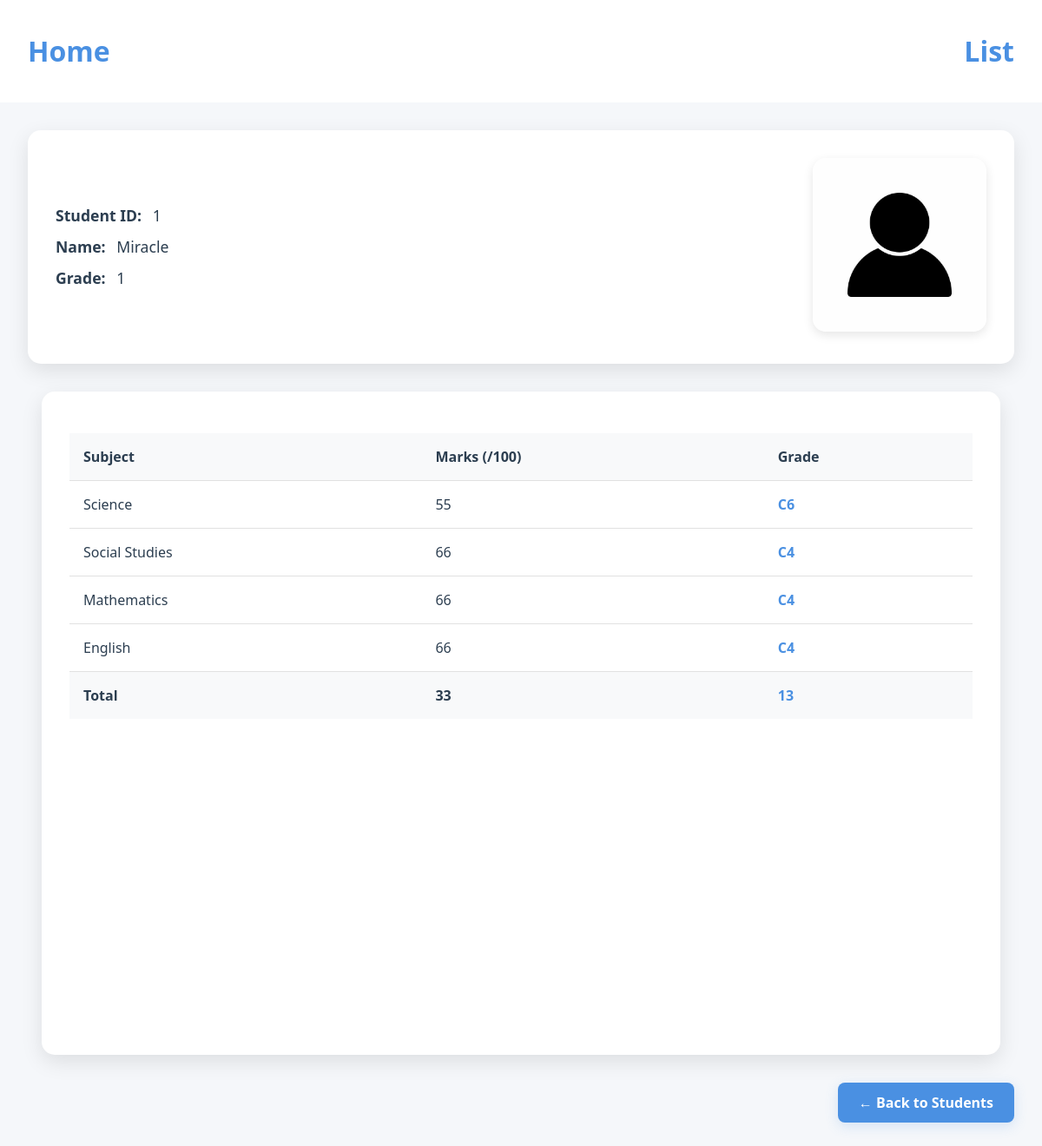
/studentdetail/1 (signed in), run on the app's committed database.
### ple_app/models.py (models this page shows, shortened)
class Student_Model(models.Model):
    Name = models.CharField(max_length=30 , null = False)
    SST = models.IntegerField(null=False)
    ENG = models.IntegerField(null=False)
    SCI = models.IntegerField(null=False)
    MTC = models.IntegerField(null=False)
    AGG = models.IntegerField(null=True)
    TOTAL = models.IntegerField(null=True)
    Grade = models.IntegerField(null=True)
    Student_image = models.ImageField(null = True , upload_to='images/' , default = 'images/images/profile-icon.jpg')
    Date_Created = models.DateTimeField(auto_now_add=True , null=False)

class GradesModel(models.Model):
    student = models.ForeignKey(Student_Model , on_delete=models.CASCADE)
    SST_GRADE = models.CharField(max_length=30)
    SCI_GRADE = models.CharField(max_length=30)
    ENG_GRADE = models.CharField(max_length=15)
    MTC_GRADE = models.CharField(max_length=15)

### ple_app/views.py (the view)
# urls.py: path('studentdetail/<int:pk>' , StudentDetailView.as_view() ,name = 'student_detail'),
class StudentDetailView(LoginRequiredMixin , DetailView):
    model = Student_Model
    template_name = 'student_detail.html'
    context_object_name = 'description'
    def get_context_data(self, **kwargs):
        context = super().get_context_data(**kwargs)
        context['grades'] = GradesModel.objects.filter(student = self.object)
        return context

### templates/student_detail.html (shortened to what this page needs)
{%extends 'base.html'%}
{%load static%}
    {%block extra_css%}
    <link rel="stylesheet" href="{%static 'css/detail.css'%}">
    {%endblock%}
{%block content%}
    <div class="student_detail">
        <div class="head">
            <div class="student-info">
                <h3><strong>Student ID:</strong> {{description.id}}</h3>
                <h3><strong>Name:</strong> {{description.Name}}</h3>
                <h3><strong>Grade:</strong> {{description.Grade}}</h3>
            </div>
            <div class="student-picture">
                <img src="{{description.Student_image.url}}" alt="Student Photo">
            </div>
        </div>
        <div class="table">
            <table>
                <thead>
                    <tr>
                        <th>Subject</th>
                        <th>Marks (/100)</th>
                        <th>Grade</th>
                    </tr>
                </thead>
                <tbody>
                    {% for grade in grades|slice:":1" %}
                    <tr>
                        <td>Science</td>
                        <td>{{description.SCI}}</td>
                        <td>{{grade.SCI_GRADE}}</td>
                    </tr>
                    <tr>
                        <td>Social Studies</td>
                        <td>{{description.SST}}</td>
                        <td>{{grade.SST_GRADE}}</td>
                    </tr>
                    <tr>
                        <td>Mathematics</td>
                        <td>{{description.MTC}}</td>
                        <td>{{grade.MTC_GRADE}}</td>
                    </tr>
                    <tr>
                        <td>English</td>
                        <td>{{description.ENG}}</td>
                        <td>{{grade.ENG_GRADE}}</td>
                    </tr>
                    <tr>
                        <td>Total</td>
                        <td>{{description.TOTAL}}</td>
                        <td>{{description.AGG}}</td>
                    </tr>
                    {% endfor %}
                </tbody>
            </table>
        </div>
        <div class="action-buttons">
            <a href="{% url 'students_list' %}" class="action-button">
                ← Back to Students
            </a>
        </div>
    </div>
{%endblock%}

### static/css/style.css (style rules this page uses)
body { font-family: 'Segoe UI', Tahoma, Geneva, Verdana, sans-serif; background-color: #f5f7fa; margin: 0; padding: 0; min-height: 100vh; }
a { text-decoration: none; color: #4a90e2; transition: color 0.3s ease; }
.table { background: #ffffff; border-radius: 10px; padding: 1.5rem; margin: 1rem; box-shadow: 0 4px 12px rgba(0, 0, 0, 0.05); height: calc(100vh - 100px); overflow: auto; }

### static/css/detail.css (style rules this page uses)
.student_detail { background-color: #f5f7fa; padding: 2rem; min-height: calc(100vh - 64px); }
.head { background: white; border-radius: 15px; padding: 2rem; margin-bottom: 2rem; box-shadow: 0 8px 24px rgba(0, 0, 0, 0.1); display: flex; align-items: center; justify-content: space-between; gap: 2rem; }
.student-info { flex: 1; }
.student-info h3 { color: #2c3e50; margin: 0.75rem 0; font-size: 1.1rem; font-weight: 500; }
.student-info h3 strong { font-weight: 600; margin-right: 0.5rem; }
.student-picture { flex: 0 0 200px; text-align: center; }
.student-picture img { width: 200px; height: 200px; object-fit: cover; border-radius: 15px; box-shadow: 0 4px 12px rgba(0, 0, 0, 0.1); }
.table { background: white; border-radius: 15px; padding: 2rem; box-shadow: 0 8px 24px rgba(0, 0, 0, 0.1); overflow-x: auto; }
table { width: 100%; border-collapse: collapse; margin-top: 1rem; }
th, td { padding: 1rem; text-align: left; border-bottom: 1px solid #e1e1e1; }
th { background-color: #f8f9fa; color: #2c3e50; font-weight: 600; white-space: nowrap; }
td { color: #2c3e50; }
tbody tr:last-child { background-color: #f8f9fa; font-weight: 600; }
tbody tr:last-child td { border-bottom: none; }
td:last-child { font-weight: 600; color: #4a90e2; }
.action-buttons { display: flex; gap: 1rem; justify-content: flex-end; margin-top: 2rem; }
.action-button { background-color: #4a90e2; color: white; padding: 12px 24px; border: none; border-radius: 8px; font-size: 1rem; font-weight: 600; cursor: pointer; transition: all 0.3s ease; text-decoration: none; display: inline-flex; align-items: center; gap: 0.5rem; box-shadow: 0 4px 15px rgba(74, 144, 226, 0.2); }

### data on the page
Student_Model: id "1", Name "Miracle", Grade "1", Student_image (picture), SCI "55", SST "66", MTC "66", ENG "66", TOTAL "33", AGG "13"
GradesModel: SCI_GRADE "C6", SST_GRADE "C4", MTC_GRADE "C4", ENG_GRADE "C4"
